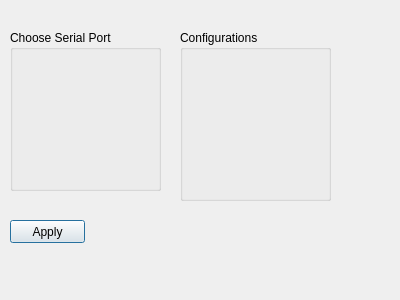
<?xml version="1.0" encoding="UTF-8"?>
<ui version="4.0">
 <class>Settingsdialog</class>
 <widget class="QDialog" name="Settingsdialog">
  <property name="geometry">
   <rect>
    <x>0</x>
    <y>0</y>
    <width>400</width>
    <height>300</height>
   </rect>
  </property>
  <property name="windowTitle">
   <string>Dialog</string>
  </property>
  <widget class="QGroupBox" name="m_qGroupBox_Configurations">
   <property name="geometry">
    <rect>
     <x>180</x>
     <y>30</y>
     <width>151</width>
     <height>171</height>
    </rect>
   </property>
   <property name="title">
    <string>Configurations</string>
   </property>
  </widget>
  <widget class="QGroupBox" name="m_qGroupBox_ChooseSerial">
   <property name="geometry">
    <rect>
     <x>10</x>
     <y>30</y>
     <width>151</width>
     <height>161</height>
    </rect>
   </property>
   <property name="title">
    <string>Choose Serial Port</string>
   </property>
  </widget>
  <widget class="QPushButton" name="m_qPushButton_Apply">
   <property name="geometry">
    <rect>
     <x>10</x>
     <y>220</y>
     <width>75</width>
     <height>23</height>
    </rect>
   </property>
   <property name="text">
    <string>Apply</string>
   </property>
  </widget>
 </widget>
 <resources/>
 <connections/>
</ui>
